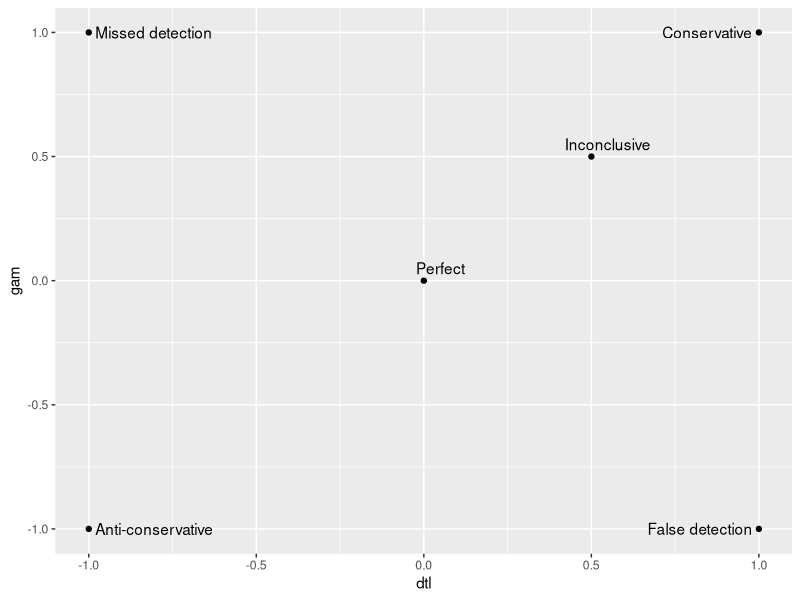
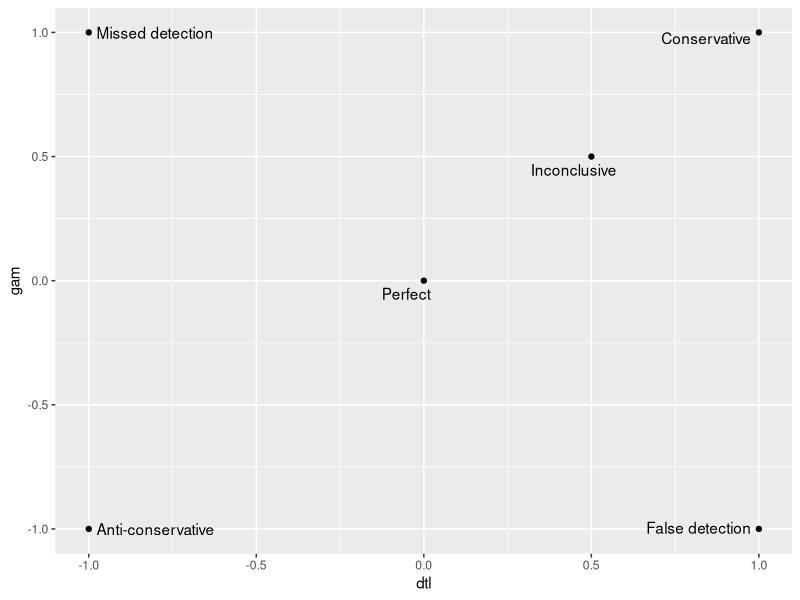

Reproduce these figures in R, in order.
## ---- chunk 1
library(tidyverse)
library(ggrepel)
## ---- chunk 2
tribble(
  ~dtl, ~gam, ~gam_lo, ~gam_up, ~label,
     0,    0,       0,       0, "Perfect",
    -1,   -1,      -1,      -1, "Anti-conservative",
    +1,   +1,      +1,      +1, "Conservative",
    +1,   -1,      -1,      -1, "False detection",
    -1,   +1,      +1,      +1, "Missed detection",
  +0.5, +0.5,      -1,      +2, "Inconclusive"
) %>%

  ggplot(aes(dtl, gam)) +
  geom_point() +
  geom_text_repel(aes(label = label))
## ---- chunk 3
tribble(
  ~dtl, ~gam, ~gam_lo, ~gam_up, ~label,
     0,    0,       0,       0, "Perfect",
    -1,   -1,      -1,      -1, "Anti-conservative",
    +1,   +1,      +1,      +1, "Conservative",
    +1,   -1,      -1,      -1, "False detection",
    -1,   +1,      +1,      +1, "Missed detection",
  +0.5, +0.5,      -1,      +2, "Inconclusive"
) %>%

  ggplot(aes(dtl, gam)) +
  geom_point() +
  geom_text_repel(
    aes(label = label),
    point.padding = 1
  )
